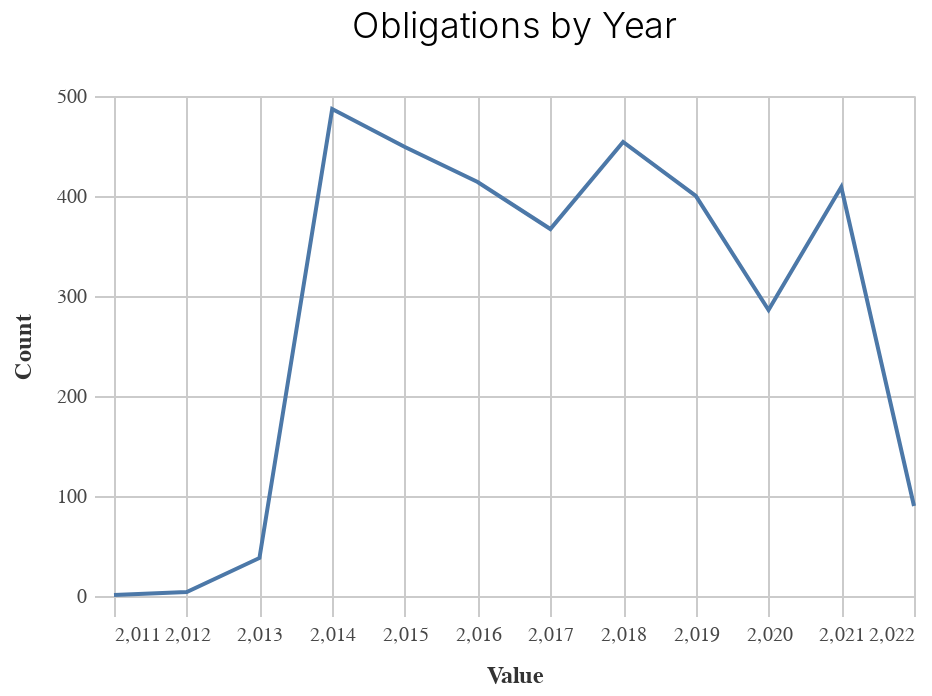

The notebook cell this image was saved under:
### Markdown cell above
### Chart

### Code cell
_dla_utils.basic_line_chart((df_top>>filter(_.variable=='prepared_y')), 'value', 'count', subset, 'Obligations by Year')

### Figure 1 — Vega-Lite specification as saved in the notebook (floating-point values rounded to 4 significant figures)
{"config": {"view": {"continuousWidth": 400, "continuousHeight": 300}, "axis": {"domainColor": "#cbcbcb", "grid": true, "gridColor": "#cbcbcb", "gridWidth": 1, "labelColor": "#474747", "labelFont": "Nunito Sans", "labelFontSize": 10, "labelPadding": 4, "tickColor": "#cbcbcb", "tickSize": 10, "titleColor": "#333", "titleFont": "Raleway", "titleFontSize": 12, "titlePadding": 10}, "axisBand": {"grid": false}, "background": "white", "font": "Raleway", "header": {"labelFont": "Nunito Sans", "titleFont": "Raleway"}, "legend": {"labelColor": "#333", "labelFont": "Nunito Sans", "labelFontSize": 11, "labelLimit": 0, "padding": 1, "symbolSize": 30, "symbolType": "square", "titleColor": "#333", "titleFont": "Raleway", "titleFontSize": 14, "titlePadding": 10}, "title": {"anchor": "middle", "font": "Raleway", "fontSize": 18, "fontWeight": 300, "offset": 20}}, "data": {"name": "data-a2a81d70d047e4ec8b1366f4b9ecd574"}, "mark": "line", "encoding": {"x": {"field": "value", "title": "Value", "type": "quantitative"}, "y": {"field": "count", "title": "Count", "type": "quantitative"}}, "height": 250, "title": "Obligations by Year", "width": 400, "$schema": "https://vega.github.io/schema/vega-lite/v4.17.0.json", "datasets": {"data-a2a81d70d047e4ec8b1366f4b9ecd574": [{"value": 2014.0, "count": 487, "variable": "prepared_y"}, {"value": 2018.0, "count": 454, "variable": "prepared_y"}, {"value": 2015.0, "count": 449, "variable": "prepared_y"}, {"value": 2016.0, "count": 414, "variable": "prepared_y"}, {"value": 2021.0, "count": 409, "variable": "prepared_y"}, {"value": 2019.0, "count": 400, "variable": "prepared_y"}, {"value": 2017.0, "count": 367, "variable": "prepared_y"}, {"value": 2020.0, "count": 286, "variable": "prepared_y"}, {"value": 2022.0, "count": 90, "variable": "prepared_y"}, {"value": 2013.0, "count": 38, "variable": "prepared_y"}, {"value": 2012.0, "count": 4, "variable": "prepared_y"}, {"value": 2011.0, "count": 1, "variable": "prepared_y"}]}}
